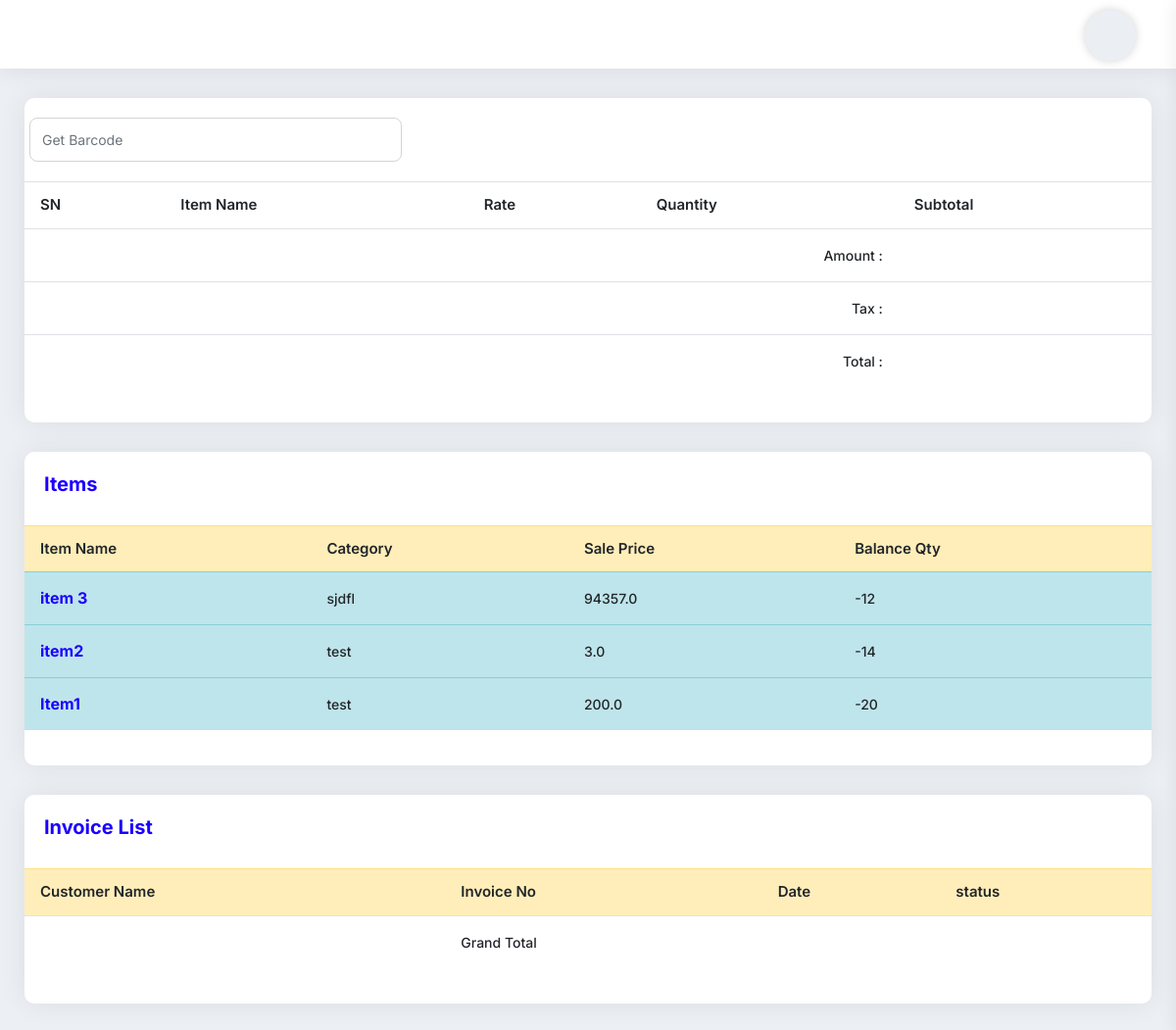
The app's page /mycart/ (signed in), older data.
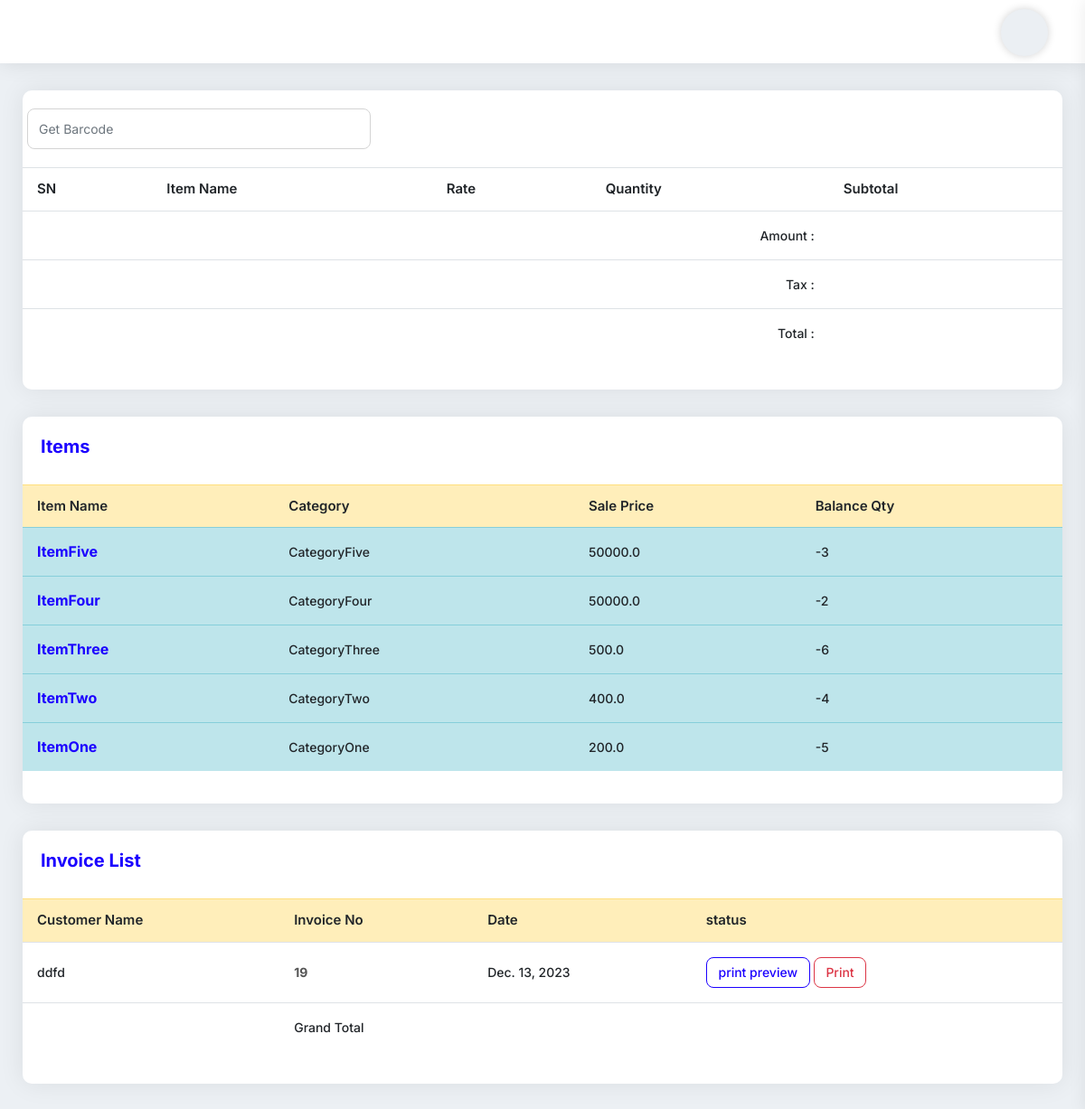
The same page, newer data.
### myapp/models.py (models this page shows, shortened)
class Items(models.Model):
    item_name = models.CharField(max_length=225)
    category = models.CharField(max_length=225)
    pruchase_price = models.FloatField(default=0.00)
    sell_price = models.FloatField(default=0.00)
    wholesale_price = models.FloatField(default=0.00)
    balance_qty = models.IntegerField(default=0)
    barcode_id = models.CharField(max_length=225,blank=True, null=True)
    photo = models.ImageField(upload_to='', blank=True, null=True)
    product_img = models.ImageField(upload_to='website/', blank=True)

class Order(models.Model):
    cart = models.OneToOneField(Cart, on_delete=models.CASCADE)
    ordered_by = models.CharField(max_length=255,null=True, blank=True)
    shipping_address = models.CharField(max_length=255, null=True, blank=True)
    mobile = models.CharField(max_length=255,null=True, blank=True)
    email = models.EmailField(null=True, blank=True)
    subtotal = models.PositiveIntegerField()
    discount = models.PositiveIntegerField(default=0)
    total = models.PositiveIntegerField()
    tax = models.PositiveIntegerField()
    delivery_fee = models.IntegerField(default=0)
    delivery_system = models.ForeignKey(DeliverySystem, on_delete=models.CASCADE, blank=True,null=True)
    all_total = models.PositiveIntegerField()
    all_total_delivery = models.IntegerField(default=0)
    ordered_staus = models.CharField(max_length=255, choices=STATUS, default='Cash')
    payment = models.CharField(max_length=225, choices=PAYMENT_TYPE, default='Cash')
    deli_payment = models.BooleanField(default=False)
    created_at = models.DateField(auto_now_add=True)

### myapp/views.py (the view)
# urls.py: path('mycart/', MyCartView.as_view(), name='MyCartView'),
class MyCartView(UserRequiredMixin,TemplateView):
    template_name = 'mycartview.html'
    def get_context_data(self, **kwargs):
        context = super().get_context_data(**kwargs)
        cart_id = self.request.session.get('cart_id', None)
        if cart_id:
            cart = Cart.objects.get(id=cart_id)
        else:
            cart = None
        context['cart'] = cart
        context['product_list'] = Items.objects.all().order_by('-id')
        context['queryset'] = Order.objects.filter(created_at=datetime.date.today()).order_by('-id')
        return context

### myapp/views.py (called while the page is built)
    def dispatch(self, request, *args, **kwargs):
        if request.user.is_authenticated:
            pass
        else:
            return redirect('myapp:UserLoginView')
        return super().dispatch(request, *args, **kwargs)

### templates/mycartview.html (shortened to what this page needs)
{% extends 'base.html' %}
{% block content %}
<div class="card-box mb-30">
    <div class="pd-20">
        <form action="{% url 'myapp:testbarcode' %}" method="post">{% csrf_token %}
            <div class="row">
                <input type="number" placeholder="Get Barcode" name="pid" class="form-control col-md-4">
            </div>
        </form>
    </div>
    <div class="pb-20">
        <table class="table stripe hover nowrap">
            <thead>
            <tr>
                <th>SN</th>
                <th>Item Name</th>
                <th>Rate</th>
                <th>Quantity</th>
                <th>Subtotal</th>
            </tr>
            </thead>
            <tbody>
            <tr>
                <td colspan="4" class="text-right">Amount :</td>
                <td>{{cart.total}}</td>
            </tr>
            <tr>
                <td colspan="4" class="text-right">Tax :</td>
                <td>{{cart.tax}}</td>
            </tr>
            <tr>
                <td colspan="4" class="text-right">Total :</td>
                <td>{{cart.super_total}}</td>
            </tr>
            </tbody>
        </table>
    </div>
</div>
<div class="card-box mb-30">
    <div class="pd-20">
        <h4 class="text-blue h4">Items
            <a href="{% url 'myapp:MyCartView' %}" class="text-info">
                <span class="micon bi bi-cart4"></span>
                <span class="micon bi bi-cart4"></span>
                <span class="micon bi bi-cart4"></span>
            </a>
        </h4>
    </div>
    <div class="pb-20">
        <table class="data-table table stripe hover nowrap">
            <thead>
            <tr class="table-warning">
                <th class="table-plus datatable-nosort">Item Name</th>
                <th>Category</th>
                <th>Sale Price</th>
                <th>Balance Qty</th>
            </tr>
            </thead>
            <tbody>
            {% for p in product_list %}
            <tr class="table-info">
                <td class="table-plus"><a href="{% url 'myapp:AddToCartView' p.id %}"><h6 class="text-blue">
                    {{p.item_name}}</h6></a></td>
                <td>{{p.category}}</td>
                <td>{{p.sell_price}}</td>
                <td>{{p.balance_qty}}</td>
            </tr>
            {% endfor %}
            </tbody>
        </table>
    </div>
</div>
<div class="card-box mb-30">
    <div class="pd-20">
        <h4 class="text-blue h4">Invoice List</h4>
    </div>
    <div class="pb-20">
        <table
                class="table hover data-table-export nowrap"
        >
            <thead>
            <tr class="table-warning">
                <th class="table-plus datatable-nosort">Customer Name</th>
                <th>Invoice No</th>
                <th>Date</th>
                <th>status</th>
            </tr>
            </thead>
            <tbody>
            {% for p in queryset %}
            <tr class="">
                <td class="table-plus">{{p.ordered_by}}</td>
                <td><a href="{% url 'myapp:pdf_invoice_create' p.id%}"><strong>{{p.id}}</strong></a></td>
                <td>{{p.created_at}}</td>
                <td>
                    <a href="{% url 'myapp:InvoiceDetailView' p.id%}" class="btn btn-sm btn-outline-primary">print
                        preview</a>
                    <a href="{% url 'myapp:InvoiceThermalPrintView' p.id%}" target="_blank" class="btn btn-sm btn-outline-danger">Print</a>
                </td>
            </tr>
            {% endfor %}
            </tbody>
            <tfoot>
            <tr>
                <td></td>
                <td>Grand Total</td>
                <td></td>
                <td></td>
            </tr>
            </tfoot>
        </table>
    </div>
</div>
{% endblock content %}

Row changes from the older to the newer data that the page shows:
removed Items: item_name "item 3", category "sjdfl", sell_price "94357.0", balance_qty "-12"
removed Items: item_name "item2", category "test", sell_price "3.0", balance_qty "-14"
removed Items: item_name "Item1", category "test", sell_price "200.0", balance_qty "-20"
added Items: item_name "ItemFive", category "CategoryFive", sell_price "50000.0", balance_qty "-3"
added Items: item_name "ItemFour", category "CategoryFour", sell_price "50000.0", balance_qty "-2"
added Items: item_name "ItemThree", category "CategoryThree", sell_price "500.0", balance_qty "-6"
added Items: item_name "ItemTwo", category "CategoryTwo", sell_price "400.0", balance_qty "-4"
added Items: item_name "ItemOne", category "CategoryOne", sell_price "200.0", balance_qty "-5"
added Order: ordered_by "ddfd", id "19", created_at "Dec. 13, 2023"
